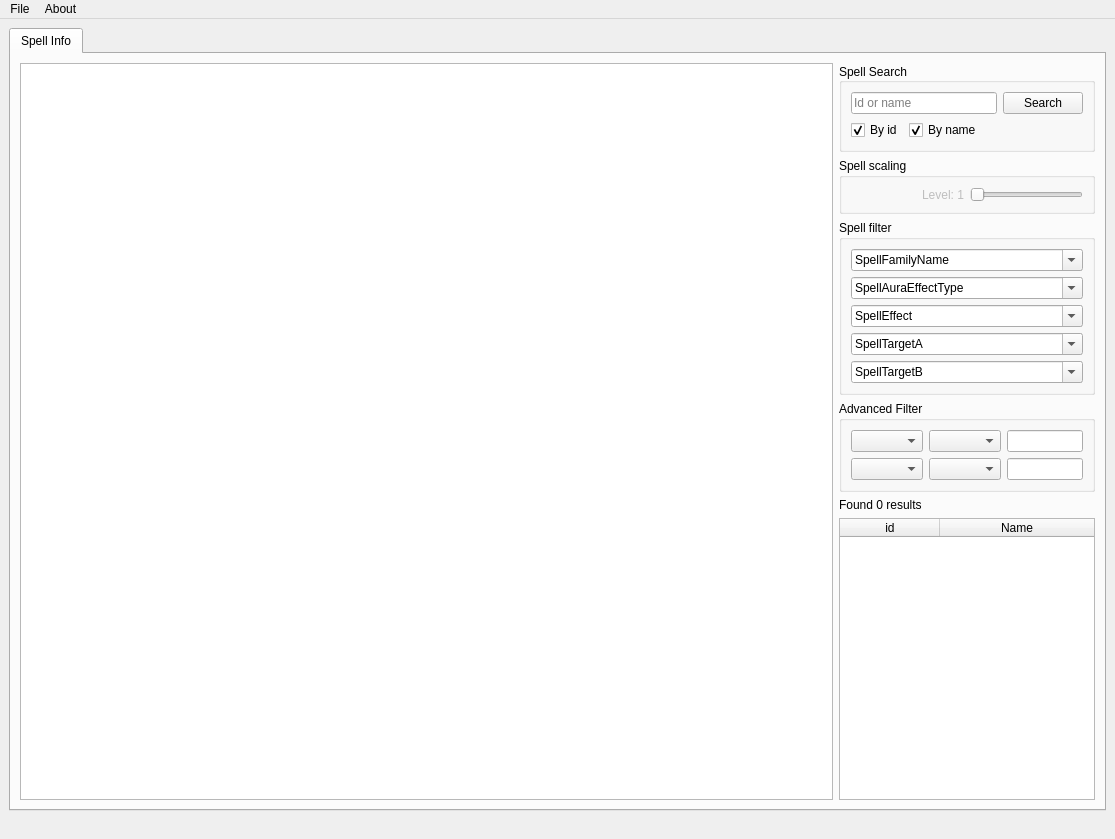
<?xml version="1.0" encoding="UTF-8"?>
<ui version="4.0">
 <class>MainWindow</class>
 <widget class="QMainWindow" name="MainWindow">
  <property name="geometry">
   <rect>
    <x>0</x>
    <y>0</y>
    <width>1115</width>
    <height>839</height>
   </rect>
  </property>
  <property name="sizePolicy">
   <sizepolicy hsizetype="Minimum" vsizetype="Minimum">
    <horstretch>0</horstretch>
    <verstretch>0</verstretch>
   </sizepolicy>
  </property>
  <property name="minimumSize">
   <size>
    <width>1115</width>
    <height>722</height>
   </size>
  </property>
  <property name="maximumSize">
   <size>
    <width>16777215</width>
    <height>16777215</height>
   </size>
  </property>
  <property name="windowTitle">
   <string>QSpellWork</string>
  </property>
  <property name="autoFillBackground">
   <bool>false</bool>
  </property>
  <property name="styleSheet">
   <string notr="true"/>
  </property>
  <widget class="QWidget" name="centralwidget">
   <property name="enabled">
    <bool>true</bool>
   </property>
   <property name="sizePolicy">
    <sizepolicy hsizetype="Maximum" vsizetype="Maximum">
     <horstretch>0</horstretch>
     <verstretch>0</verstretch>
    </sizepolicy>
   </property>
   <property name="maximumSize">
    <size>
     <width>1107</width>
     <height>16777215</height>
    </size>
   </property>
   <property name="styleSheet">
    <string notr="true"/>
   </property>
   <layout class="QHBoxLayout" name="horizontalLayout_5">
    <property name="sizeConstraint">
     <enum>QLayout::SizeConstraint::SetMaximumSize</enum>
    </property>
    <item>
     <widget class="QTabWidget" name="tabWidget">
      <property name="enabled">
       <bool>true</bool>
      </property>
      <property name="sizePolicy">
       <sizepolicy hsizetype="Ignored" vsizetype="Ignored">
        <horstretch>1</horstretch>
        <verstretch>1</verstretch>
       </sizepolicy>
      </property>
      <property name="styleSheet">
       <string notr="true"/>
      </property>
      <property name="currentIndex">
       <number>0</number>
      </property>
      <widget class="QWidget" name="spellInfoTab">
       <property name="enabled">
        <bool>true</bool>
       </property>
       <property name="sizePolicy">
        <sizepolicy hsizetype="Preferred" vsizetype="Preferred">
         <horstretch>0</horstretch>
         <verstretch>0</verstretch>
        </sizepolicy>
       </property>
       <attribute name="title">
        <string>Spell Info</string>
       </attribute>
       <layout class="QHBoxLayout" name="horizontalLayout_4">
        <property name="sizeConstraint">
         <enum>QLayout::SizeConstraint::SetDefaultConstraint</enum>
        </property>
        <item>
         <layout class="QVBoxLayout" name="LeftSide">
          <item>
           <layout class="QGridLayout" name="gridLayout_3">
            <item row="1" column="0">
             <widget class="QTextEdit" name="spellInfoText">
              <property name="enabled">
               <bool>true</bool>
              </property>
              <property name="sizePolicy">
               <sizepolicy hsizetype="Expanding" vsizetype="Expanding">
                <horstretch>0</horstretch>
                <verstretch>0</verstretch>
               </sizepolicy>
              </property>
              <property name="autoFillBackground">
               <bool>false</bool>
              </property>
              <property name="styleSheet">
               <string notr="true"/>
              </property>
              <property name="readOnly">
               <bool>true</bool>
              </property>
             </widget>
            </item>
           </layout>
          </item>
         </layout>
        </item>
        <item>
         <layout class="QVBoxLayout" name="RightSide">
          <property name="sizeConstraint">
           <enum>QLayout::SizeConstraint::SetDefaultConstraint</enum>
          </property>
          <item>
           <widget class="QGroupBox" name="SearchGroup">
            <property name="enabled">
             <bool>true</bool>
            </property>
            <property name="sizePolicy">
             <sizepolicy hsizetype="Preferred" vsizetype="Preferred">
              <horstretch>0</horstretch>
              <verstretch>0</verstretch>
             </sizepolicy>
            </property>
            <property name="maximumSize">
             <size>
              <width>16777215</width>
              <height>16777215</height>
             </size>
            </property>
            <property name="title">
             <string>Spell Search</string>
            </property>
            <property name="alignment">
             <set>Qt::AlignmentFlag::AlignLeading|Qt::AlignmentFlag::AlignLeft|Qt::AlignmentFlag::AlignVCenter</set>
            </property>
            <layout class="QGridLayout" name="gridLayout_2">
             <item row="2" column="0">
              <widget class="QCheckBox" name="searchByIdCheckBox">
               <property name="text">
                <string>By id</string>
               </property>
               <property name="checked">
                <bool>true</bool>
               </property>
              </widget>
             </item>
             <item row="0" column="3">
              <widget class="QPushButton" name="searchBtn">
               <property name="sizePolicy">
                <sizepolicy hsizetype="Minimum" vsizetype="Preferred">
                 <horstretch>0</horstretch>
                 <verstretch>0</verstretch>
                </sizepolicy>
               </property>
               <property name="text">
                <string>Search</string>
               </property>
              </widget>
             </item>
             <item row="0" column="0" colspan="3">
              <widget class="QLineEdit" name="spellIdNameInput">
               <property name="sizePolicy">
                <sizepolicy hsizetype="Preferred" vsizetype="Preferred">
                 <horstretch>0</horstretch>
                 <verstretch>0</verstretch>
                </sizepolicy>
               </property>
               <property name="whatsThis">
                <string/>
               </property>
               <property name="inputMethodHints">
                <set>Qt::InputMethodHint::ImhNone</set>
               </property>
               <property name="text">
                <string/>
               </property>
               <property name="placeholderText">
                <string>Id or name</string>
               </property>
              </widget>
             </item>
             <item row="2" column="1">
              <widget class="QCheckBox" name="seearchByNameCheckBox">
               <property name="text">
                <string>By name</string>
               </property>
               <property name="checked">
                <bool>true</bool>
               </property>
              </widget>
             </item>
            </layout>
           </widget>
          </item>
          <item>
           <widget class="QGroupBox" name="groupBox_2">
            <property name="title">
             <string>Spell scaling</string>
            </property>
            <layout class="QHBoxLayout" name="horizontalLayout">
             <item>
              <widget class="QLabel" name="levelScalingText">
               <property name="enabled">
                <bool>false</bool>
               </property>
               <property name="text">
                <string>Level: 1</string>
               </property>
               <property name="alignment">
                <set>Qt::AlignmentFlag::AlignRight|Qt::AlignmentFlag::AlignTrailing|Qt::AlignmentFlag::AlignVCenter</set>
               </property>
              </widget>
             </item>
             <item>
              <widget class="QSlider" name="levelScalingSlider">
               <property name="enabled">
                <bool>false</bool>
               </property>
               <property name="sizePolicy">
                <sizepolicy hsizetype="Preferred" vsizetype="Fixed">
                 <horstretch>0</horstretch>
                 <verstretch>0</verstretch>
                </sizepolicy>
               </property>
               <property name="minimum">
                <number>1</number>
               </property>
               <property name="maximum">
                <number>85</number>
               </property>
               <property name="orientation">
                <enum>Qt::Orientation::Horizontal</enum>
               </property>
              </widget>
             </item>
            </layout>
           </widget>
          </item>
          <item>
           <widget class="QGroupBox" name="spellFilterGroup">
            <property name="title">
             <string>Spell filter</string>
            </property>
            <layout class="QVBoxLayout" name="verticalLayout_3">
             <item>
              <widget class="QComboBox" name="SpellFamilyFilter">
               <property name="editable">
                <bool>true</bool>
               </property>
               <property name="currentText">
                <string>SpellFamilyName</string>
               </property>
              </widget>
             </item>
             <item>
              <widget class="QComboBox" name="SpellAuraTypeFilter">
               <property name="editable">
                <bool>true</bool>
               </property>
               <property name="currentText">
                <string>SpellAuraEffectType</string>
               </property>
              </widget>
             </item>
             <item>
              <widget class="QComboBox" name="SpellEffectFilter">
               <property name="editable">
                <bool>true</bool>
               </property>
               <property name="currentText">
                <string>SpellEffect</string>
               </property>
              </widget>
             </item>
             <item>
              <widget class="QComboBox" name="SpellTargetFilterA">
               <property name="editable">
                <bool>true</bool>
               </property>
               <property name="currentText">
                <string>SpellTargetA</string>
               </property>
              </widget>
             </item>
             <item>
              <widget class="QComboBox" name="SpellTargetFilterB">
               <property name="editable">
                <bool>true</bool>
               </property>
               <property name="currentText">
                <string>SpellTargetB</string>
               </property>
              </widget>
             </item>
            </layout>
           </widget>
          </item>
          <item>
           <widget class="QGroupBox" name="groupBox">
            <property name="title">
             <string>Advanced Filter</string>
            </property>
            <layout class="QGridLayout" name="gridLayout_5">
             <item row="0" column="0">
              <widget class="QComboBox" name="comboBox">
               <property name="sizePolicy">
                <sizepolicy hsizetype="Preferred" vsizetype="Preferred">
                 <horstretch>0</horstretch>
                 <verstretch>0</verstretch>
                </sizepolicy>
               </property>
              </widget>
             </item>
             <item row="0" column="1">
              <widget class="QComboBox" name="comboBox_2">
               <property name="sizePolicy">
                <sizepolicy hsizetype="Preferred" vsizetype="Preferred">
                 <horstretch>0</horstretch>
                 <verstretch>0</verstretch>
                </sizepolicy>
               </property>
              </widget>
             </item>
             <item row="0" column="2">
              <widget class="QLineEdit" name="lineEdit">
               <property name="sizePolicy">
                <sizepolicy hsizetype="Preferred" vsizetype="Fixed">
                 <horstretch>0</horstretch>
                 <verstretch>0</verstretch>
                </sizepolicy>
               </property>
              </widget>
             </item>
             <item row="1" column="0">
              <widget class="QComboBox" name="comboBox_3">
               <property name="sizePolicy">
                <sizepolicy hsizetype="Preferred" vsizetype="Preferred">
                 <horstretch>0</horstretch>
                 <verstretch>0</verstretch>
                </sizepolicy>
               </property>
              </widget>
             </item>
             <item row="1" column="1">
              <widget class="QComboBox" name="comboBox_4">
               <property name="sizePolicy">
                <sizepolicy hsizetype="Preferred" vsizetype="Preferred">
                 <horstretch>0</horstretch>
                 <verstretch>0</verstretch>
                </sizepolicy>
               </property>
              </widget>
             </item>
             <item row="1" column="2">
              <widget class="QLineEdit" name="lineEdit_2">
               <property name="sizePolicy">
                <sizepolicy hsizetype="Preferred" vsizetype="Preferred">
                 <horstretch>0</horstretch>
                 <verstretch>0</verstretch>
                </sizepolicy>
               </property>
              </widget>
             </item>
            </layout>
           </widget>
          </item>
          <item>
           <widget class="QLabel" name="resultCountLabel">
            <property name="text">
             <string>Found 0 results</string>
            </property>
           </widget>
          </item>
          <item>
           <widget class="QTableWidget" name="resultList">
            <property name="enabled">
             <bool>true</bool>
            </property>
            <property name="sizePolicy">
             <sizepolicy hsizetype="Maximum" vsizetype="Expanding">
              <horstretch>0</horstretch>
              <verstretch>0</verstretch>
             </sizepolicy>
            </property>
            <property name="editTriggers">
             <set>QAbstractItemView::EditTrigger::NoEditTriggers</set>
            </property>
            <property name="selectionMode">
             <enum>QAbstractItemView::SelectionMode::SingleSelection</enum>
            </property>
            <property name="selectionBehavior">
             <enum>QAbstractItemView::SelectionBehavior::SelectRows</enum>
            </property>
            <property name="showGrid">
             <bool>true</bool>
            </property>
            <property name="gridStyle">
             <enum>Qt::PenStyle::DashLine</enum>
            </property>
            <attribute name="horizontalHeaderCascadingSectionResizes">
             <bool>false</bool>
            </attribute>
            <attribute name="horizontalHeaderStretchLastSection">
             <bool>true</bool>
            </attribute>
            <attribute name="verticalHeaderVisible">
             <bool>false</bool>
            </attribute>
            <column>
             <property name="text">
              <string>id</string>
             </property>
            </column>
            <column>
             <property name="text">
              <string>Name</string>
             </property>
            </column>
           </widget>
          </item>
         </layout>
        </item>
       </layout>
      </widget>
     </widget>
    </item>
   </layout>
  </widget>
  <widget class="QMenuBar" name="menubar">
   <property name="geometry">
    <rect>
     <x>0</x>
     <y>0</y>
     <width>1115</width>
     <height>21</height>
    </rect>
   </property>
   <property name="styleSheet">
    <string notr="true"/>
   </property>
   <widget class="QMenu" name="menuFile">
    <property name="title">
     <string>File</string>
    </property>
    <addaction name="separator"/>
   </widget>
   <widget class="QMenu" name="menuHelp">
    <property name="title">
     <string>About</string>
    </property>
   </widget>
   <addaction name="menuFile"/>
   <addaction name="menuHelp"/>
  </widget>
  <widget class="QStatusBar" name="statusBar">
   <property name="layoutDirection">
    <enum>Qt::LayoutDirection::RightToLeft</enum>
   </property>
   <property name="styleSheet">
    <string notr="true">padding: 5px;</string>
   </property>
   <property name="sizeGripEnabled">
    <bool>false</bool>
   </property>
  </widget>
 </widget>
 <resources/>
 <connections/>
</ui>
